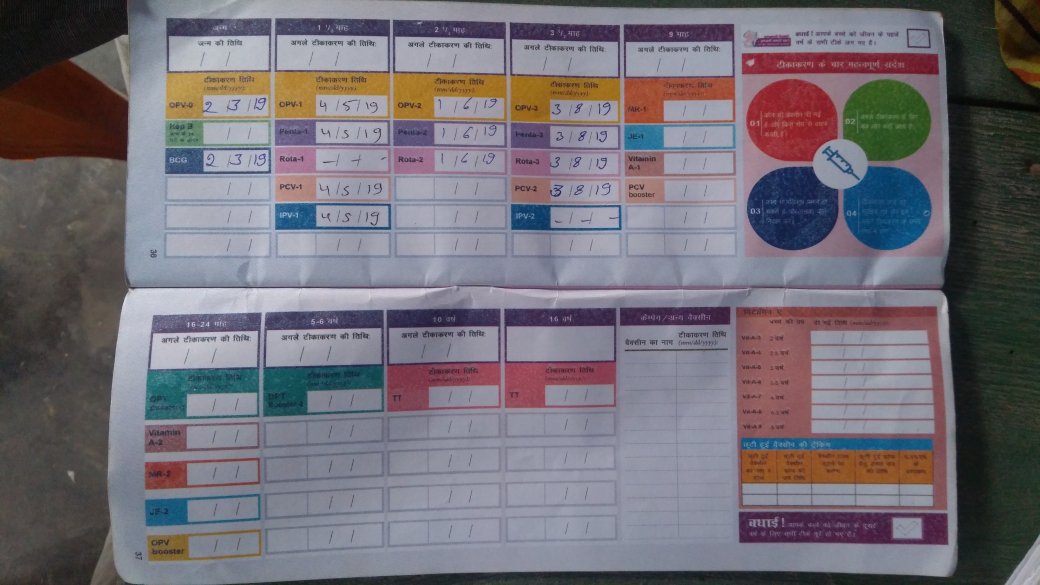
#> input picture assignment4/all-images/booklets/12.jpg, 4160 x 2340 px (shown at 1/4 size)
$ python -i watershed.py   (imports and definitions only)
#> lines starting #> are read from the running program, lines starting #| are printed output that depends on the picture; after the words box and inside, x2 and y2 are one past the last pixel; in counts of white or black regions, pixels touching at a corner belong together
import cv2
import argparse
import sys
import numpy as np
import os
import statistics
from skimage import measure


def display(image, caption='Display'):
    res = image.shape[:2]
    ratio = image.shape[0] / 1000
    cv2.imshow(caption, cv2.resize(image, (int(res[1] / ratio), int(res[0] / ratio))))
    cv2.waitKey(0)


# [12 lines left out: function cca, not called in this run]


def get_rectangles(image):
    cnts, hierarchy = cv2.findContours(image, cv2.RETR_CCOMP, cv2.CHAIN_APPROX_SIMPLE)
    rectangles = []
    for c in cnts:
        peri = cv2.arcLength(c, True)
        approx = cv2.approxPolyDP(c, 0.02 * peri, True)
        if len(approx) == 4 and cv2.contourArea(approx) > 300:
            (x, y, w, h) = cv2.boundingRect(approx)
            ar = w / float(h)
            if ar > 2.0 and ar < 3.0:
                rectangles.append(c)
    return rectangles


def draw_contours(image, contours):
    canvas = image.copy()
    cv2.drawContours(canvas, contours, -1, (0, 255, 0), 1)
    display(canvas)


def segment(input_image):
#> called with input_image = 'all-images/booklets/12.jpg'
    image = cv2.imread(input_image)
#> image is the input picture: shape (2340, 4160, 3); mean B, G, R 117.5, 109.8, 114.3
    image = cv2.resize(image, (1000, 1000))
#> image: shape (1000, 1000, 3)
    kernel = np.ones((3, 3), np.uint8)
    monochrome = cv2.cvtColor(image, cv2.COLOR_BGR2GRAY)
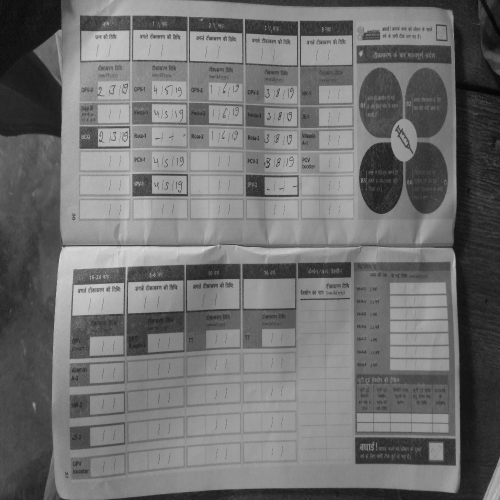
#> monochrome: shape (1000, 1000) (shown at 1/2 size); min 3, max 225, mean 111.9
    display(monochrome)

    blurred = cv2.GaussianBlur(monochrome, (3, 3), 0)
    display(blurred)

    edges = cv2.Canny(monochrome, 50, 200)
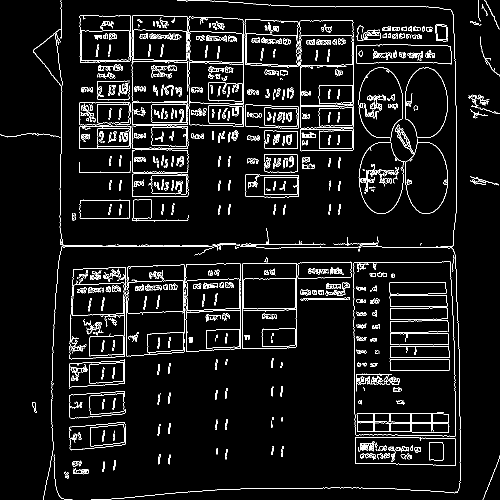
#> edges: shape (1000, 1000) (shown at 1/2 size); 5.6% white in thin lines or dots
    dil = cv2.dilate(edges, kernel, iterations=1)
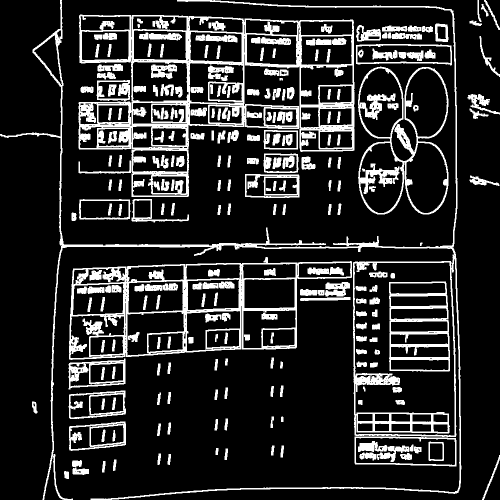
#> dil: shape (1000, 1000) (shown at 1/2 size); 16.6% white; 266 white regions, largest, box (x1, y1, x2, y2) and area: (157, 29, 709, 394) 35002, (0, 0, 923, 1000) 25599, (138, 514, 704, 720) 18634

    thresh = cv2.adaptiveThreshold(blurred, 255, cv2.ADAPTIVE_THRESH_MEAN_C, cv2.THRESH_BINARY, 31, 1)
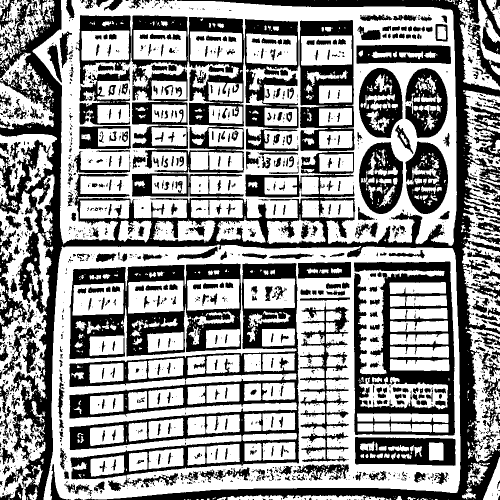
#> thresh: shape (1000, 1000) (shown at 1/2 size); 58.2% white; 1797 black regions (1256 under 20 px)
    display(thresh)
    rects = get_rectangles(thresh)
#> in get_rectangles, `cnts, hierarchy = cv2.findContours(image, cv2.RETR_CCOMP, cv2.CHAIN_AP..`: cnts = 3067 contours, 2203 with area under 20; largest, box (x1, y1, x2, y2) and area: (87, 489, 921, 1000) 394946, (65, 0, 914, 492) 324902, (138, 525, 599, 960) 106331, (707, 522, 911, 872) 59502, (138, 526, 484, 719) 56960
#> the loop in get_rectangles, `for c in cnts:` made 3067 passes
#> (peri, x, y, w, h, ar) on passes 114, 132, 144, 154, 159, 168, 170, 192: (209.6, 182, 910, 66, 43, 1.53), (146.6, 258, 904, 37, 39, 0.949), (143.5, 376, 893, 35, 38, 0.921), (208.8, 413, 888, 66, 39, 1.69), (138, 489, 887, 34, 35, 0.971), (126.7, 858, 885, 29, 36, 0.806), (206.4, 526, 884, 64, 37, 1.73), (250.3, 485, 869, 109, 11, 9.91)
#> after the loop in get_rectangles, `for c in cnts:`: rectangles = 2 contours; box (x1, y1, x2, y2) and area: (157, 251, 263, 299) 4771, (160, 400, 259, 438) 3362
#> rects has the same summary as rectangles in get_rectangles
    draw_contours(image, rects)
#> in draw_contours, `cv2.drawContours(canvas, contours, -1, (0, 255, 0), 1)`:
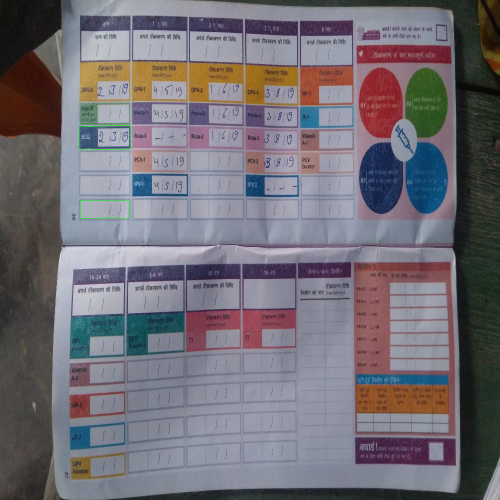
#> canvas: shape (1000, 1000, 3) (shown at 1/2 size); mean B, G, R 117.2, 109.7, 114.1

    # [4 lines of commented-out code are left out]


    opening = cv2.morphologyEx(thresh, cv2.MORPH_OPEN, kernel, iterations=2)
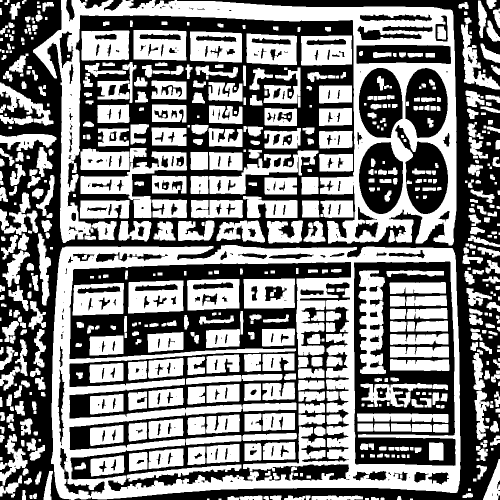
#> opening: shape (1000, 1000) (shown at 1/2 size); 51.6% white; 368 black regions (175 under 20 px)
    display(opening)
    rects = get_rectangles(opening)
#> in get_rectangles (call 2), `cnts, hierarchy = cv2.findContours(image, cv2.RETR_CCOMP, cv2.CHAIN_AP..`: cnts = 1002 contours, 218 with area under 20; largest, box (x1, y1, x2, y2) and area: (102, 490, 921, 1000) 393329, (138, 523, 703, 983) 208946, (66, 0, 913, 491) 128171, (707, 522, 912, 933) 79737, (789, 249, 897, 429) 10366
#> the loop in get_rectangles (call 2), `for c in cnts:` made 1002 passes
#> (peri, approx, x, y, w, h, ar) on passes 10, 44, 55: (232.7, [[623, 993], [623, 999], [725, 998], [715, 991]], 623, 991, 103, 9, 11.44), (205.7, [[247, 911], [182, 918], [182, 952], [247, 944]], 182, 911, 66, 42, 1.57), (143.6, [[293, 904], [258, 907], [258, 942], [294, 937]], 258, 904, 37, 39, 0.949)
#> after the loop in get_rectangles (call 2), `for c in cnts:`: rectangles = 2 contours; box (x1, y1, x2, y2) and area: (823, 848, 864, 864) 585, (782, 847, 822, 863) 555
#> rects has the same summary as rectangles in get_rectangles
    draw_contours(image, rects)

    gradient = cv2.morphologyEx(thresh, cv2.MORPH_GRADIENT, kernel, iterations=1)
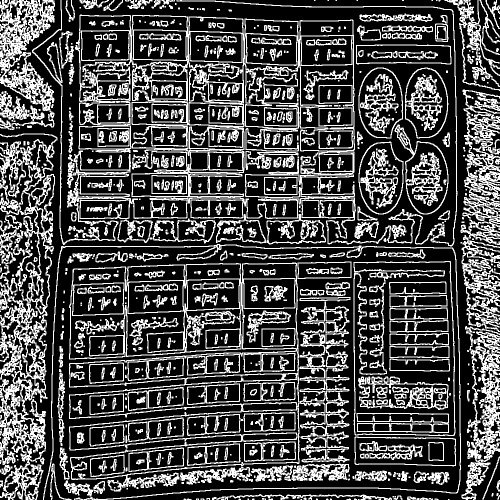
#> gradient: shape (1000, 1000) (shown at 1/2 size); 29.5% white; 864 white regions (306 under 20 px), largest, box (x1, y1, x2, y2) and area: (64, 0, 915, 493) 53307, (0, 267, 115, 1000) 29382, (138, 525, 599, 983) 24530
    display(gradient)
    rects = get_rectangles(gradient)
    draw_contours(image, rects)


    # [40 lines of commented-out code are left out]


# [23 lines left out: function main, not called in this run]


# [2 lines not run here, left out]

>>> result = segment('all-images/booklets/12.jpg')

$ run again, on assignment4/all-images/printouts/48.jpg
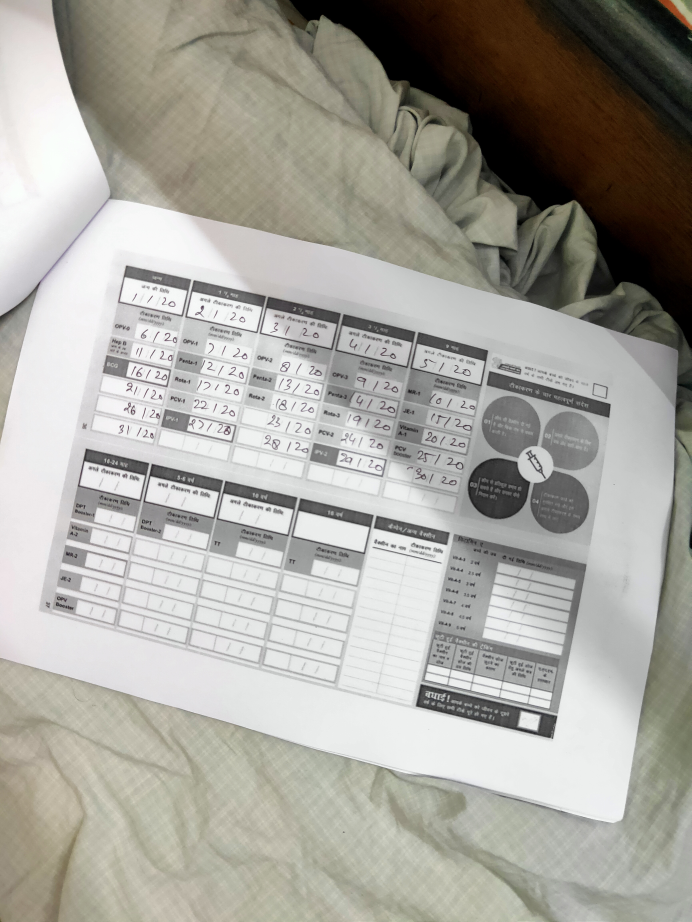
#> input picture assignment4/all-images/printouts/48.jpg, 3456 x 4608 px (shown at 1/5 size)
#> in segment, image is the input picture: shape (4608, 3456, 3); mean B, G, R 157.9, 164.9, 166.6
#> image: shape (1000, 1000, 3)
#> in segment, `edges = cv2.Canny(monochrome, 50, 200)`:
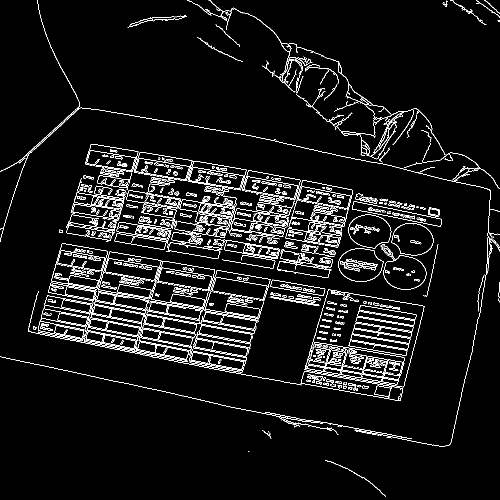
#> edges: shape (1000, 1000) (shown at 1/2 size); 5.4% white in thin lines or dots
#> dil: shape (1000, 1000); 16.3% white; 67 white regions (1 under 20 px), largest, box (x1, y1, x2, y2) and area: (55, 485, 850, 803) 62045, (132, 287, 707, 557) 52236, (0, 0, 1000, 894) 27303
#> thresh: shape (1000, 1000); 62% white; 3238 black regions (2488 under 20 px)
#> cnts = 5111 contours, 4009 with area under 20; largest, box (x1, y1, x2, y2) and area: (0, 217, 981, 893) 492160, (0, 481, 1000, 1000) 87104, (55, 473, 624, 769) 74526, (100, 0, 776, 305) 71128, (524, 0, 1000, 314) 48510
#> the loop in get_rectangles, `for c in cnts:` made 5111 passes
#> (peri, x, y, w, h, ar) on passes 442, 451, 474, 483, 488, 492, 506, 511: (165.8, 420, 714, 67, 24, 2.79), (97.46, 383, 706, 36, 19, 1.89), (160.4, 312, 692, 65, 24, 2.71), (165.8, 428, 688, 67, 23, 2.91), (94.28, 277, 685, 33, 19, 1.74), (97.46, 391, 680, 36, 19, 1.89), (163.3, 318, 666, 67, 26, 2.58), (92.04, 173, 664, 34, 19, 1.79)
#> after the loop in get_rectangles, `for c in cnts:`: rectangles = 21 contours; largest, box (x1, y1, x2, y2) and area: (0, 481, 1000, 1000) 87104, (425, 555, 534, 599) 2710, (317, 536, 424, 579) 2664, (272, 317, 379, 359) 2616, (379, 335, 487, 377) 2610
#> in segment, `rects = get_rectangles(thresh)`: rects has the same summary as rectangles in get_rectangles
#> canvas: shape (1000, 1000, 3); mean B, G, R 155.6, 165.6, 164.2
#> opening: shape (1000, 1000); 54.3% white; 669 black regions (478 under 20 px)
#> cnts = 1330 contours, 555 with area under 20; largest, box (x1, y1, x2, y2) and area: (0, 217, 981, 893) 487819, (109, 286, 708, 566) 102758, (55, 473, 652, 769) 92238, (600, 578, 850, 803) 35408, (0, 0, 158, 342) 24324
#> the loop in get_rectangles (call 2), `for c in cnts:` made 1330 passes
#> (peri, x, y, w, h, ar) on passes 281, 294, 301, 307, 314, 320, 322, 336: (95.21, 383, 706, 35, 19, 1.84), (79.8, 466, 694, 28, 17, 1.65), (91.8, 277, 685, 33, 19, 1.74), (96.04, 392, 680, 35, 19, 1.84), (273.6, 702, 670, 115, 29, 3.97), (79.8, 475, 666, 28, 18, 1.56), (89.21, 174, 664, 32, 19, 1.68), (76.38, 252, 653, 26, 18, 1.44)
#> after the loop in get_rectangles (call 2), `for c in cnts:`: rectangles = 7 contours; box (x1, y1, x2, y2) and area: (426, 555, 533, 598) 2704, (446, 501, 550, 536) 1700, (231, 464, 332, 499) 1622, (342, 588, 409, 614) 988, (236, 569, 302, 594) 945, (137, 551, 196, 575) 839, (344, 465, 383, 484) 521
#> in segment, `rects = get_rectangles(opening)`: rects has the same summary as rectangles in get_rectangles
#> canvas: shape (1000, 1000, 3); mean B, G, R 157.5, 164.8, 166.2
#> in segment, `gradient = cv2.morphologyEx(thresh, cv2.MORPH_GRADIENT, kernel, iterat..`:
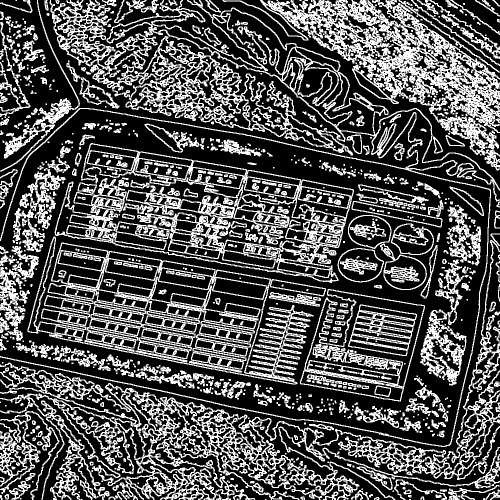
#> gradient: shape (1000, 1000) (shown at 1/2 size); 32.8% white; 937 white regions (432 under 20 px), largest, box (x1, y1, x2, y2) and area: (0, 480, 1000, 1000) 57320, (0, 0, 1000, 894) 48442, (445, 0, 1000, 341) 39278

$ run again, on assignment4/all-images/printouts/9.jpg
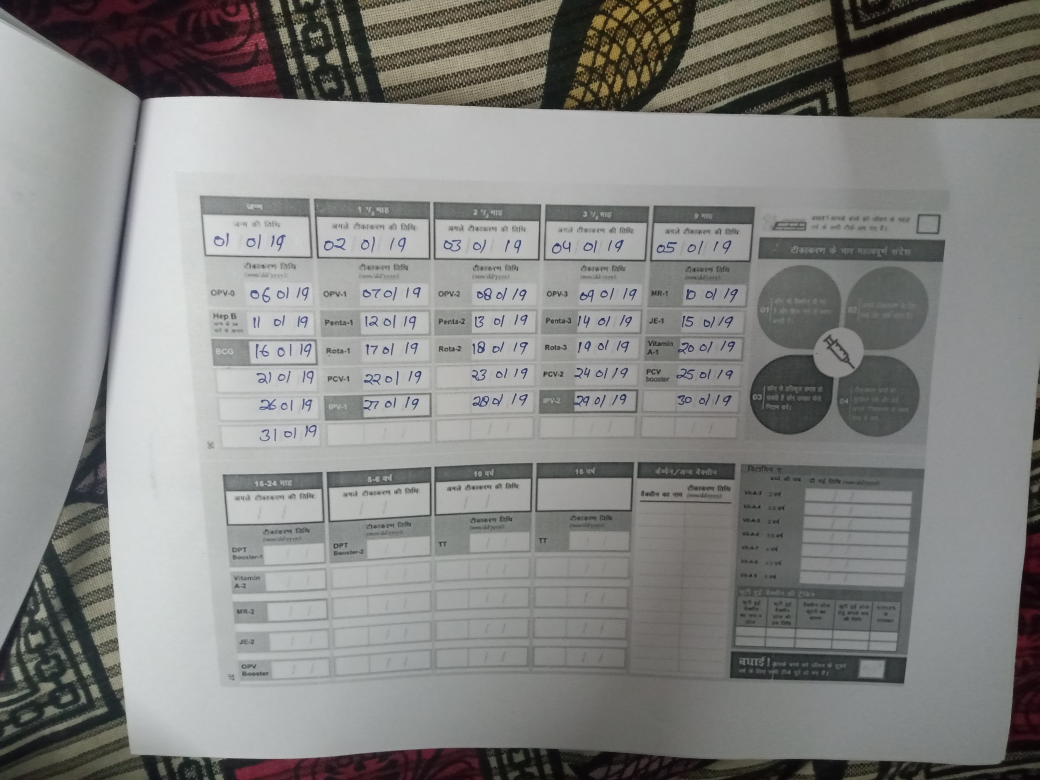
#> input picture assignment4/all-images/printouts/9.jpg, 4160 x 3120 px (shown at 1/4 size)
#> in segment, image is the input picture: shape (3120, 4160, 3); mean B, G, R 130.8, 133.1, 132.9
#> image: shape (1000, 1000, 3)
#> in segment, `edges = cv2.Canny(monochrome, 50, 200)`:
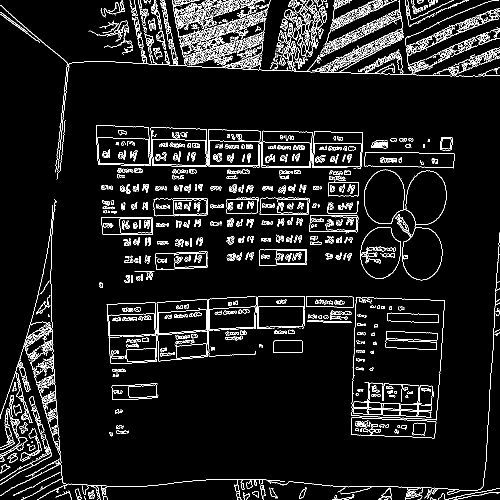
#> edges: shape (1000, 1000) (shown at 1/2 size); 6.8% white in thin lines or dots
#> dil: shape (1000, 1000); 19.8% white; 240 white regions, largest, box (x1, y1, x2, y2) and area: (0, 0, 1000, 360) 63919, (0, 397, 1000, 1000) 22169, (212, 591, 709, 729) 12009
#> thresh: shape (1000, 1000); 61.7% white; 4495 black regions (3568 under 20 px)
#> cnts = 7197 contours, 5578 with area under 20; largest, box (x1, y1, x2, y2) and area: (43, 123, 1000, 1000) 724292, (212, 591, 695, 882) 95160, (0, 10, 133, 833) 65726, (698, 594, 891, 840) 36340, (166, 218, 731, 590) 28299
#> the loop in get_rectangles, `for c in cnts:` made 7197 passes
#> (peri, x, y, w, h, ar) on passes 63, 103, 181, 182, 193, 196, 200, 201: (247, 896, 977, 104, 23, 4.52), (303.2, 0, 933, 118, 67, 1.76), (88.49, 826, 846, 25, 23, 1.09), (150.9, 262, 847, 54, 22, 2.45), (100.6, 324, 842, 30, 21, 1.43), (154.9, 357, 836, 56, 25, 2.24), (96.73, 421, 833, 28, 22, 1.27), (151.1, 546, 832, 54, 21, 2.57)
#> after the loop in get_rectangles, `for c in cnts:`: rectangles = 31 contours; largest, box (x1, y1, x2, y2) and area: (305, 278, 412, 330) 5066, (419, 282, 518, 331) 4541, (627, 286, 722, 333) 4143, (201, 433, 308, 471) 3740, (218, 627, 310, 671) 3562
#> in segment, `rects = get_rectangles(thresh)`: rects has the same summary as rectangles in get_rectangles
#> canvas: shape (1000, 1000, 3); mean B, G, R 129.8, 133.7, 131.8
#> opening: shape (1000, 1000); 51.2% white; 485 black regions (341 under 20 px)
#> cnts = 1316 contours, 435 with area under 20; largest, box (x1, y1, x2, y2) and area: (46, 123, 1000, 1000) 691742, (166, 140, 916, 882) 192898, (190, 249, 728, 488) 74954, (698, 594, 891, 878) 48336, (205, 773, 965, 966) 46702
#> the loop in get_rectangles (call 2), `for c in cnts:` made 1316 passes
#> (peri, x, y, w, h, ar) on passes 71, 178, 180, 186, 197, 198, 204, 205: (298.1, 0, 933, 116, 67, 1.73), (77.07, 261, 848, 21, 21, 1), (88.49, 826, 846, 25, 23, 1.09), (95.9, 324, 842, 30, 21, 1.43), (77.9, 578, 833, 21, 21, 1), (93.66, 421, 833, 28, 21, 1.33), (93.31, 515, 831, 27, 21, 1.29), (79.66, 484, 831, 22, 21, 1.05)
#> after the loop in get_rectangles (call 2), `for c in cnts:`: rectangles = 12 contours; largest, box (x1, y1, x2, y2) and area: (419, 282, 518, 331) 4538, (317, 619, 413, 666) 3714, (354, 0, 540, 74) 3622, (517, 613, 607, 654) 3400, (810, 0, 1000, 92) 3313
#> in segment, `rects = get_rectangles(opening)`: rects has the same summary as rectangles in get_rectangles
#> canvas: shape (1000, 1000, 3); mean B, G, R 130.3, 133.4, 132.3
#> in segment, `gradient = cv2.morphologyEx(thresh, cv2.MORPH_GRADIENT, kernel, iterat..`:
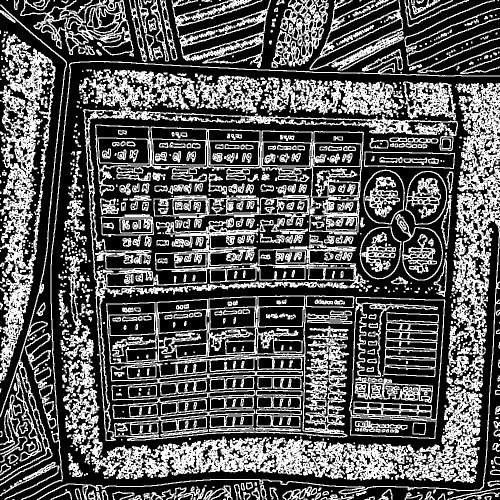
#> gradient: shape (1000, 1000) (shown at 1/2 size); 35.3% white; 1142 white regions (450 under 20 px), largest, box (x1, y1, x2, y2) and area: (214, 769, 963, 966) 36594, (212, 591, 698, 882) 29824, (166, 214, 916, 882) 28039
